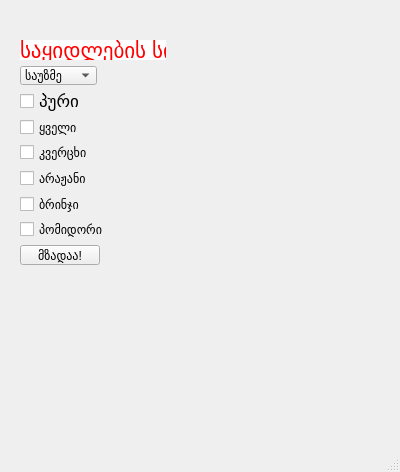
<?xml version="1.0" encoding="UTF-8"?>
<ui version="4.0">
 <class>MainWindow</class>
 <widget class="QMainWindow" name="MainWindow">
  <property name="geometry">
   <rect>
    <x>0</x>
    <y>0</y>
    <width>400</width>
    <height>472</height>
   </rect>
  </property>
  <property name="windowTitle">
   <string>MainWindow</string>
  </property>
  <property name="styleSheet">
   <string notr="true">color</string>
  </property>
  <widget class="QWidget" name="centralwidget">
   <widget class="QWidget" name="">
    <property name="geometry">
     <rect>
      <x>20</x>
      <y>40</y>
      <width>146</width>
      <height>225</height>
     </rect>
    </property>
    <layout class="QFormLayout" name="formLayout">
     <item row="0" column="0">
      <widget class="QLabel" name="label">
       <property name="font">
        <font>
         <pointsize>16</pointsize>
        </font>
       </property>
       <property name="styleSheet">
        <string notr="true">background-color:white; color:red;</string>
       </property>
       <property name="text">
        <string>საყიდლების სია</string>
       </property>
      </widget>
     </item>
     <item row="1" column="0">
      <widget class="QComboBox" name="comboBox">
       <property name="editable">
        <bool>false</bool>
       </property>
       <property name="currentText">
        <string>საუზმე</string>
       </property>
       <item>
        <property name="text">
         <string>საუზმე</string>
        </property>
       </item>
       <item>
        <property name="text">
         <string>სადილი</string>
        </property>
       </item>
       <item>
        <property name="text">
         <string>ვახშამი</string>
        </property>
       </item>
      </widget>
     </item>
     <item row="2" column="0">
      <widget class="QCheckBox" name="checkBox_puri">
       <property name="font">
        <font>
         <pointsize>13</pointsize>
        </font>
       </property>
       <property name="text">
        <string>პური</string>
       </property>
      </widget>
     </item>
     <item row="2" column="1">
      <widget class="QLabel" name="label_result">
       <property name="sizePolicy">
        <sizepolicy hsizetype="Expanding" vsizetype="Preferred">
         <horstretch>0</horstretch>
         <verstretch>0</verstretch>
        </sizepolicy>
       </property>
       <property name="text">
        <string/>
       </property>
       <property name="wordWrap">
        <bool>true</bool>
       </property>
      </widget>
     </item>
     <item row="3" column="0">
      <widget class="QCheckBox" name="checkBox_yveli">
       <property name="text">
        <string>ყველი</string>
       </property>
      </widget>
     </item>
     <item row="4" column="0">
      <widget class="QCheckBox" name="checkBox_kvercxi">
       <property name="text">
        <string>კვერცხი</string>
       </property>
      </widget>
     </item>
     <item row="5" column="0">
      <widget class="QCheckBox" name="checkBox_arajani">
       <property name="text">
        <string>არაჟანი</string>
       </property>
      </widget>
     </item>
     <item row="6" column="0">
      <widget class="QCheckBox" name="checkBox_brinji">
       <property name="text">
        <string>ბრინჯი</string>
       </property>
      </widget>
     </item>
     <item row="7" column="0">
      <widget class="QCheckBox" name="checkBox_pomidori">
       <property name="text">
        <string>პომიდორი</string>
       </property>
      </widget>
     </item>
     <item row="8" column="0">
      <widget class="QPushButton" name="pushButton">
       <property name="text">
        <string>მზადაა!</string>
       </property>
      </widget>
     </item>
    </layout>
   </widget>
  </widget>
  <widget class="QMenuBar" name="menubar">
   <property name="geometry">
    <rect>
     <x>0</x>
     <y>0</y>
     <width>400</width>
     <height>30</height>
    </rect>
   </property>
  </widget>
  <widget class="QStatusBar" name="statusbar"/>
 </widget>
 <resources/>
 <connections/>
</ui>
